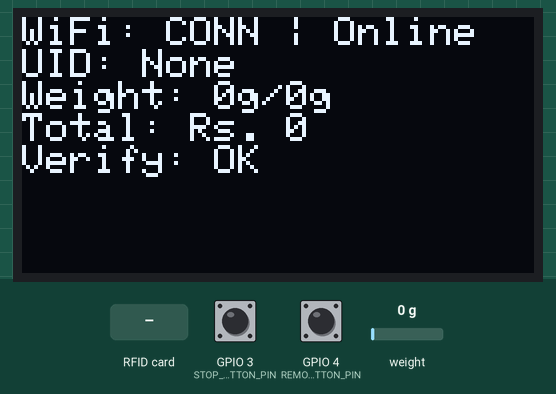
A sketch run on a simulated ESP32-S3. Shown: 128×64 one-colour display. The test bench sets the inputs (shaded band); at power-on: GPIO 3 (STOP_BUTTON_PIN) HIGH, GPIO 4 (REMOVE_BUTTON_PIN) HIGH, weight on the scale 0 g. WiFi joins after 1.5 s; servers stay silent unless stated; uploads are accepted with an empty reply; what the sketch prints to the serial monitor is not drawn.

Above: at 4.0 s.
4.1 s: GPIO 3 (STOP_BUTTON_PIN) pulled LOW for 0.4 s
At 5.7 s:
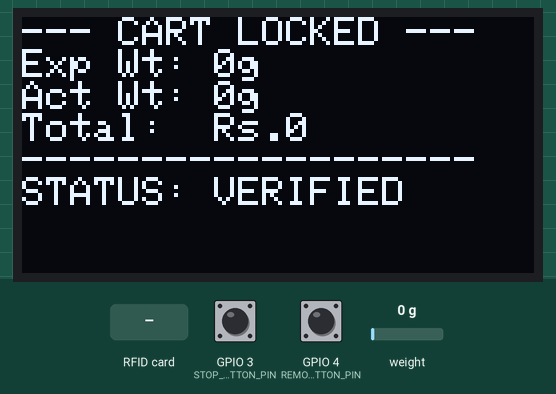
8.0 s: RFID card 5E 7A 19 C4 held to the reader
At 11.3 s:
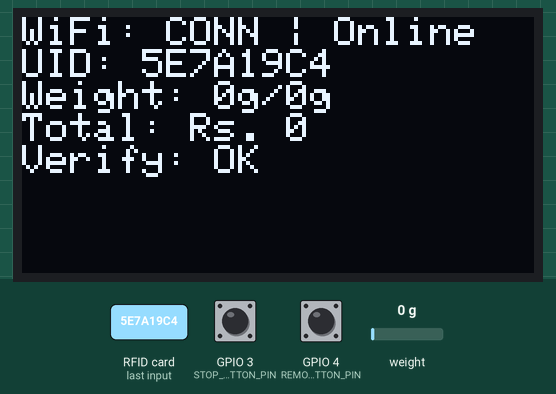
11.5 s: GPIO 3 (STOP_BUTTON_PIN) pulled LOW for 1 s
At 13.2 s:
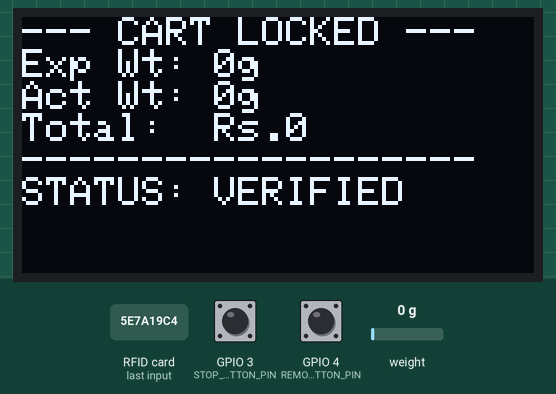
Timing chart, 0 to 14.7 s (numbered marks = the images above; inputs shaded):
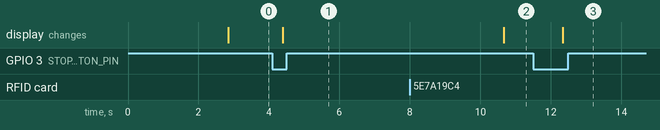

Measured:
- after the input at 4.1 s, the display: changes after 0.30 s (image 1)
- after the input at 8.0 s, the display: changes after 2.7 s (image 2)
- after the input at 11.5 s, the display: changes after 0.84 s (image 3)

The sketch:

esp32_rfid_scanner.ino
```cpp
/**
 * =========================================================================
 *                   ESP32-S3 RFID SMART SHOPPING CART FIRMWARE
 * =========================================================================
 *
 * This sketch runs on an ESP32-S3 microcontroller. It integrates:
 *  - MFRC522 RFID Reader (via SPI)
 *  - HX711 Load Cell Scale (telemetry weight sensor)
 *  - SSD1306 128x64 I2C OLED Display
 *  - REMOVE Mode Button (GPIO 4)
 *  - STOP Shopping Button (GPIO 3)
 *
 * Dependencies (Install via Arduino Library Manager):
 *  - MFRC522 by githubyves
 *  - HX711 Arduino Library by bogde
 *  - Adafruit SSD1306 & Adafruit GFX Library
 *  - ArduinoJson by Benoit Blanchon
 *
 * -------------------------------------------------------------------------
 * 🔴 ESP32-S3 Hardware Pin Mappings:
 * -------------------------------------------------------------------------
 *   RC522 Pin  |  ESP32-S3 Pin  |  Description
 *   -----------|----------------|-----------------------------------------
 *   SDA (SS)   |  GPIO 10       |  SPI Chip Select
 *   SCK        |  GPIO 12       |  SPI Clock
 *   MOSI       |  GPIO 11       |  SPI MOSI
 *   MISO       |  GPIO 13       |  SPI MISO
 *   RST        |  GPIO 9        |  RC522 Reset
 *
 *   OLED Pin   |  ESP32-S3 Pin  |  Description
 *   -----------|----------------|-----------------------------------------
 *   SDA        |  GPIO 5        |  I2C Data
 *   SCL        |  GPIO 6        |  I2C Clock
 *
 *   HX711 Pin  |  ESP32-S3 Pin  |  Description
 *   -----------|----------------|-----------------------------------------
 *   DOUT       |  GPIO 7        |  Scale Data Output
 *   PD_SCK     |  GPIO 8        |  Scale Clock Input
 *
 *   Buttons    |  ESP32-S3 Pin  |  Description
 *   -----------|----------------|-----------------------------------------
 *   REMOVE Button|  GPIO 4      |  Switches to Remove Item scan mode
 *   STOP Button  |  GPIO 3      |  Initiates verification checks / locks cart
 * =========================================================================
 */

#include <WiFi.h>
#include <HTTPClient.h>
#include <SPI.h>
#include <Wire.h>
#include <MFRC522.h>
#include <HX711.h>
#include <Adafruit_GFX.h>
#include <Adafruit_SSD1306.h>
#include <ArduinoJson.h>

// --- Wi-Fi Settings ---
const char* ssid = "YOUR_WIFI_SSID";           // Replace with your WiFi SSID
const char* password = "YOUR_WIFI_PASSWORD";   // Replace with your WiFi Password

// --- API Endpoint Settings ---
// Replace with your backend server IP address or Render domain
const char* serverAddress = "https://new-web-s-cart.onrender.com";
const String cartId = "CART_001";

// --- Pin Allocations ---
#define RST_PIN            9    // Reset Pin for RC522
#define SS_PIN             10   // Chip Select Pin for RC522
#define OLED_SDA           5    // I2C SDA Pin
#define OLED_SCL           6    // I2C SCL Pin
#define HX711_DOUT         7    // HX711 DOUT Pin
#define HX711_SCK          8    // HX711 SCK Pin
#define REMOVE_BUTTON_PIN  4    // REMOVE mode button (Active LOW)
#define STOP_BUTTON_PIN    3    // STOP shopping button (Active LOW)

// --- OLED Specs ---
#define SCREEN_WIDTH 128
#define SCREEN_HEIGHT 64
#define OLED_RESET -1
Adafruit_SSD1306 display(SCREEN_WIDTH, SCREEN_HEIGHT, &Wire, OLED_RESET);

// --- MFRC522 & Scale Instances ---
MFRC522 mfrc522(SS_PIN, RST_PIN);
HX711 scale;

// --- Global State Variables ---
float liveCartWeight = 0.0;
float cartTotalAmount = 0.0;
float cartExpectedWeight = 0.0;
bool weightMismatch = false;
String lastRfidUid = "None";
String currentStatus = "Online";

// --- Timing Intervals ---
unsigned long lastHeartbeatTime = 0;
const unsigned long heartbeatInterval = 10000; // Heartbeat every 10 seconds

unsigned long lastWeightSyncTime = 0;
const unsigned long weightSyncInterval = 2000; // Weight sync every 2 seconds

void setup() {
  Serial.begin(115200);
  while (!Serial); // Wait for Serial monitor to load

  Serial.println("\n-------------------------------------------");
  Serial.println("🚀 Initializing Smart Shopping Cart Kiosk...");
  Serial.println("-------------------------------------------");

  // 1. Initialize Buttons
  pinMode(REMOVE_BUTTON_PIN, INPUT_PULLUP);
  pinMode(STOP_BUTTON_PIN, INPUT_PULLUP);

  // 2. Initialize OLED screen
  Wire.begin(OLED_SDA, OLED_SCL);
  if (!display.begin(SSD1306_SWITCHCAPVCC, 0x3C)) {
    Serial.println(F("❌ SSD1306 OLED allocation failed. Checking pins..."));
  }
  display.clearDisplay();
  display.setTextSize(1);
  display.setTextColor(WHITE);
  display.setCursor(0, 0);
  display.println("Connecting WiFi...");
  display.display();

  // 3. Establish Wi-Fi Connection
  WiFi.begin(ssid, password);
  Serial.print("Connecting to Wi-Fi: ");
  Serial.println(ssid);

  int wifiTimeout = 0;
  while (WiFi.status() != WL_CONNECTED && wifiTimeout < 30) {
    delay(500);
    Serial.print(".");
    wifiTimeout++;
  }

  if (WiFi.status() == WL_CONNECTED) {
    Serial.println("\n✨ Wi-Fi Connected!");
    Serial.print("IP Address Assigned: ");
    Serial.println(WiFi.localIP());
  } else {
    Serial.println("\n⚠️ WiFi Connection timeout. Operating offline.");
  }

  // 4. Initialize SPI Bus and RC522 Reader
  SPI.begin(12, 13, 11, 10); // SCK, MISO, MOSI, SS pins for custom SPI on ESP32-S3
  mfrc522.PCD_Init();

  // 5. Initialize HX711 Scale
  scale.begin(HX711_DOUT, HX711_SCK);
  scale.set_scale(420.0f); // Replace with your load cell calibration factor
  scale.tare();

  Serial.println("📡 Scale calibrated and tared.");
  Serial.println("📡 RC522 Reader Initialized. Place RFID Card close to scan...");

  // Initial Cart Data Fetch
  fetchCartDetails();
  updateOledDisplay();
}

void loop() {
  // Check Wi-Fi state. Re-establish using automatic reconnect logic if dropped.
  if (WiFi.status() != WL_CONNECTED) {
    Serial.println("⚠️ Wi-Fi Disconnected. Reconnecting...");
    WiFi.reconnect();
    // Allow a brief delay for connection recovery
    delay(1000);
  }

  // 1. Read Load Cell weight sensor
  if (scale.is_ready()) {
    // Read and enforce a non-negative weight reading
    long rawVal = scale.get_units(5);
    liveCartWeight = rawVal > 0 ? (float)rawVal : 0.0f;
  }

  // 2. Check Button States
  checkButtons();

  // 3. Send Heartbeat Pings to Server (Every 10 seconds)
  if (millis() - lastHeartbeatTime >= heartbeatInterval) {
    sendHeartbeat();
    lastHeartbeatTime = millis();
  }

  // 4. Send Weight Synchronization Telemetry (Every 2 seconds)
  if (millis() - lastWeightSyncTime >= weightSyncInterval) {
    updateWeightSync();
    lastWeightSyncTime = millis();
  }

  // 5. Detect and Read RFID Tag
  if (mfrc522.PICC_IsNewCardPresent() && mfrc522.PICC_ReadCardSerial()) {
    // Retrieve card UID and format to a hex string
    String rfidUid = "";
    for (byte i = 0; i < mfrc522.uid.size; i++) {
      rfidUid += String(mfrc522.uid.uidByte[i] < 0x10 ? "0" : "");
      rfidUid += String(mfrc522.uid.uidByte[i], HEX);
    }
    rfidUid.toUpperCase();

    lastRfidUid = rfidUid;

    Serial.println("\n=================================");
    Serial.print("💳 RFID Tag Detected: ");
    Serial.println(rfidUid);
    Serial.println("=================================");

    // Determine scan behavior depending on the REMOVE Button toggle state
    // GPIO 4 pin is LOW when REMOVE button is physically pressed
    if (digitalRead(REMOVE_BUTTON_PIN) == LOW) {
      Serial.println("🔄 REMOVE Button is active. Sending cart/remove request...");
      transmitRemove(rfidUid);
    } else {
      Serial.println("📥 ADD Scan mode. Sending rfid/scan request...");
      transmitScan(rfidUid);
    }

    // Instruct reader to stop reading current tag to prevent double scans
    mfrc522.PICC_HaltA();
  }

  // Brief loop cooldown
  delay(100);
}

/**
 * Checks digital inputs for REMOVE and STOP buttons
 */
void checkButtons() {
  // Check if STOP button (GPIO 3) is pressed (LOW state)
  if (digitalRead(STOP_BUTTON_PIN) == LOW) {
    Serial.println("🛑 STOP button pressed! Triggering cart/stop verification...");
    triggerStopShopping();
    // Debounce delay to prevent double triggers
    delay(1500);
  }
}

/**
 * Sends a Wi-Fi and load cell status heartbeat to the backend API (Every 10s)
 */
void sendHeartbeat() {
  if (WiFi.status() == WL_CONNECTED) {
    HTTPClient http;
    String url = String(serverAddress) + "/api/esp32/heartbeat";

    http.begin(url);
    http.addHeader("Content-Type", "application/json");

    long rssi = WiFi.RSSI();

    // Build JSON Payload
    StaticJsonDocument<200> doc;
    doc["cartId"] = cartId;
    doc["wifiStatus"] = "Connected";
    doc["rssi"] = rssi;
    doc["weight"] = liveCartWeight;

    String payload;
    serializeJson(doc, payload);

    int httpResponseCode = http.POST(payload);
    http.end();

    if (httpResponseCode > 0) {
      currentStatus = "Online";
    } else {
      currentStatus = "Offline";
    }
    updateOledDisplay();
  } else {
    currentStatus = "Offline";
    updateOledDisplay();
  }
}

/**
 * Sends weight scale updates to backend API (Every 2s)
 */
void updateWeightSync() {
  if (WiFi.status() == WL_CONNECTED) {
    HTTPClient http;
    String url = String(serverAddress) + "/api/weight/update";

    http.begin(url);
    http.addHeader("Content-Type", "application/json");

    StaticJsonDocument<200> doc;
    doc["cartId"] = cartId;
    doc["physicalWeight"] = liveCartWeight;

    String payload;
    serializeJson(doc, payload);

    int httpResponseCode = http.POST(payload);
    if (httpResponseCode > 0) {
      String response = http.getString();
      parseCartResponse(response);
    }
    http.end();
  }
}

/**
 * Transmits scanned RFID tag to add it to the shopping cart
 */
void transmitScan(String uid) {
  if (WiFi.status() == WL_CONNECTED) {
    HTTPClient http;
    String url = String(serverAddress) + "/api/rfid/scan";

    http.begin(url);
    http.addHeader("Content-Type", "application/json");

    StaticJsonDocument<200> doc;
    doc["uid"] = uid;
    doc["cartId"] = cartId;

    String payload;
    serializeJson(doc, payload);

    int httpResponseCode = http.POST(payload);

    if (httpResponseCode > 0) {
      String response = http.getString();
      Serial.println("Scan response: " + response);
      // Fetch fresh cart details to align totals and expected weight metrics
      fetchCartDetails();
    } else {
      Serial.println("Scan error: " + String(httpResponseCode));
    }
    http.end();
  }
}

/**
 * Transmits scanned RFID tag to remove it from the shopping cart
 */
void transmitRemove(String uid) {
  if (WiFi.status() == WL_CONNECTED) {
    HTTPClient http;
    String url = String(serverAddress) + "/api/cart/remove";

    http.begin(url);
    http.addHeader("Content-Type", "application/json");

    StaticJsonDocument<200> doc;
    doc["uid"] = uid;
    doc["cartId"] = cartId;

    String payload;
    serializeJson(doc, payload);

    int httpResponseCode = http.POST(payload);

    if (httpResponseCode > 0) {
      String response = http.getString();
      Serial.println("Remove response: " + response);
      // Fetch fresh cart details to align states
      fetchCartDetails();
    } else {
      Serial.println("Remove error: " + String(httpResponseCode));
    }
    http.end();
  }
}

/**
 * Triggers STOP shopping event on backend and reads lock details
 */
void triggerStopShopping() {
  if (WiFi.status() == WL_CONNECTED) {
    HTTPClient http;
    String url = String(serverAddress) + "/api/cart/stop";

    http.begin(url);
    http.addHeader("Content-Type", "application/json");

    StaticJsonDocument<200> doc;
    doc["cartId"] = cartId;
    doc["physicalWeight"] = liveCartWeight;

    String payload;
    serializeJson(doc, payload);

    int httpResponseCode = http.POST(payload);

    if (httpResponseCode > 0) {
      String response = http.getString();
      Serial.println("Stop response: " + response);
      parseCartResponse(response);

      // Render static review details on OLED
      display.clearDisplay();
      display.setTextSize(1);
      display.setCursor(0, 0);
      display.println("--- CART LOCKED ---");
      display.print("Exp Wt: "); display.print(cartExpectedWeight, 0); display.println("g");
      display.print("Act Wt: "); display.print(liveCartWeight, 0); display.println("g");
      display.print("Total:  Rs."); display.println(cartTotalAmount, 0);
      display.println("-------------------");
      display.println(weightMismatch ? "STATUS: MISMATCH!" : "STATUS: VERIFIED");
      display.display();
      return; // Skip standard loop display update
    }
    http.end();
  }
}

/**
 * Queries active cart state parameters
 */
void fetchCartDetails() {
  if (WiFi.status() == WL_CONNECTED) {
    HTTPClient http;
    String url = String(serverAddress) + "/api/cart/" + cartId;

    http.begin(url);
    int httpResponseCode = http.GET();

    if (httpResponseCode > 0) {
      String response = http.getString();
      parseCartResponse(response);
    }
    http.end();
  }
}

/**
 * Parsers JSON cart data payload
 */
void parseCartResponse(String jsonResponse) {
  StaticJsonDocument<1536> doc;
  DeserializationError error = deserializeJson(doc, jsonResponse);
  if (!error) {
    JsonObject cartObj;
    if (doc.containsKey("cart")) {
      cartObj = doc["cart"].as<JsonObject>();
    } else {
      cartObj = doc.as<JsonObject>();
    }

    if (!cartObj.isNull()) {
      cartTotalAmount = cartObj["totalAmount"] | 0.0f;
      cartExpectedWeight = cartObj["expectedWeight"] | 0.0f;
      weightMismatch = cartObj["weightMismatch"] | false;
    }
    updateOledDisplay();
  }
}

/**
 * Dynamic I2C OLED display rendering
 */
void updateOledDisplay() {
  display.clearDisplay();
  display.setTextSize(1);
  display.setTextColor(WHITE);

  // Row 1: WiFi and Online status
  display.setCursor(0, 0);
  display.print("WiFi: ");
  display.print(WiFi.status() == WL_CONNECTED ? "CONN" : "DISC");
  display.print(" | ");
  display.println(currentStatus);

  // Row 2: Last Scan UID
  display.print("UID: ");
  display.println(lastRfidUid);

  // Row 3: Weight metrics
  display.print("Weight: ");
  display.print(liveCartWeight, 0);
  display.print("g/");
  display.print(cartExpectedWeight, 0);
  display.println("g");

  // Row 4: Cart Total
  display.print("Total: Rs. ");
  display.println(cartTotalAmount, 0);

  // Row 5: Verification status
  display.print("Verify: ");
  display.println(weightMismatch ? "MISMATCH" : "OK");

  display.display();
}
```
